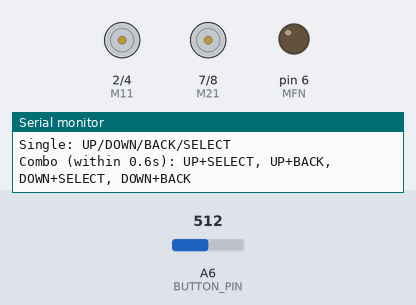
The sketch below on a simulated Arduino Nano, built with avr-gcc and run on an emulated ATmega328P. On the bench: motor-driver pin pairs drawn as motors (green arrow = first pin HIGH = forward, orange = second pin HIGH = backward, longer = more drive), output pins drawn as LEDs (lit = HIGH), the last lines printed to the serial monitor. Inputs (shaded band) come from the test bench; at power-on: A6 (BUTTON_PIN) = 512.

Above: at 1.3 s.
1.4 s: A6 (BUTTON_PIN) set to 705
2.9 s: A6 (BUTTON_PIN) set to 726
At 4.0 s:
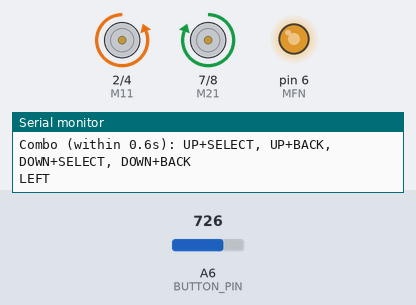
4.4 s: A6 (BUTTON_PIN) set to 716
At 5.3 s:
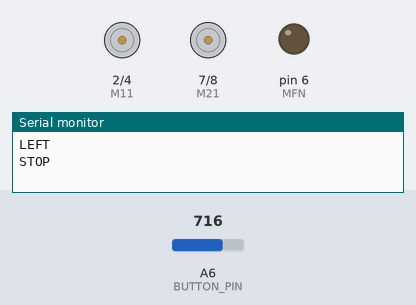
5.9 s: A6 (BUTTON_PIN) set to 763
7.4 s: A6 (BUTTON_PIN) set to 788
At 8.4 s:
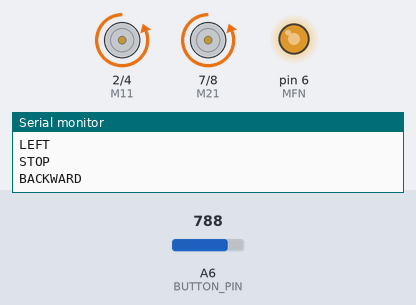
8.9 s: A6 (BUTTON_PIN) set to 815
At 9.7 s:
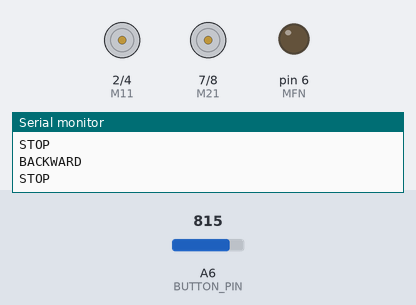
Timing chart, 0 to 11.4 s (numbered marks = the images above; inputs shaded):
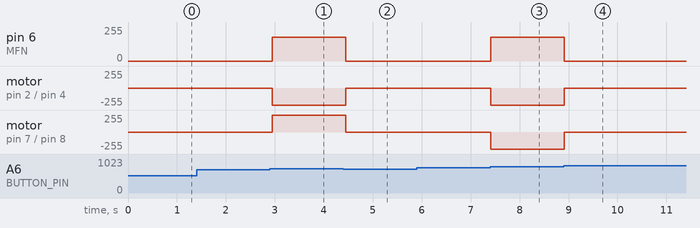

Measured:
- the behaviour switches between 719 and 720 on A6 (BUTTON_PIN) (found by bisection; images 0 and 1)
- the behaviour switches between 774 and 775 on A6 (BUTTON_PIN) (found by bisection; images 2 and 3)
- the behaviour switches between 805 and 806 on A6 (BUTTON_PIN) (found by bisection; images 3 and 4)
- after the input at 1.4 s, every drawn part: stays the same
- after the input at 2.9 s, pin 6 (MFN): 0/255 → 180/255 after 0.05 s; motor on pin 2 (M11) / pin 4 (M12): stopped → backward 255/255 after 0.05 s; motor on pin 7 (M21) / pin 8 (M22): stopped → forward 255/255 after 0.05 s
- after the input at 4.4 s, pin 6 (MFN): 180/255 → 0/255 after 0.05 s; motor on pin 2 (M11) / pin 4 (M12): backward 255/255 → stopped after 0.05 s; motor on pin 7 (M21) / pin 8 (M22): forward 255/255 → stopped after 0.05 s
- after the input at 5.9 s, every drawn part: stays the same
- after the input at 7.4 s, pin 6 (MFN): 0/255 → 180/255 at once; motor on pin 2 (M11) / pin 4 (M12), motor on pin 7 (M21) / pin 8 (M22): stopped → backward 255/255 at once
- after the input at 8.9 s, pin 6 (MFN): 180/255 → 0/255 at once; motor on pin 2 (M11) / pin 4 (M12), motor on pin 7 (M21) / pin 8 (M22): backward 255/255 → stopped at once

The sketch:

Project_33.ino
```cpp
/*
==========================================
Project-33 : Multi-Button Robot Controller
Autobotix Robotics Board

M11 -> D2
M12 -> D4
MFN -> D6 (PWM)
M21 -> D7
M22 -> D8
Button -> A6

Single Buttons: UP/DOWN/BACK/SELECT -> Forward/Backward/Left/Right
Combo (within 0.6s): UP+SELECT, UP+BACK, DOWN+SELECT, DOWN+BACK -> Diagonal moves
==========================================
*/

#define M11 2
#define M12 4
#define MFN 6
#define M21 7
#define M22 8

#define BUTTON_PIN A6

int speedValue = 180;
int slowSpeed = 90;

int lastButton = 0;
int firstPress = 0;
unsigned long firstPressTime = 0;
const unsigned long COMBO_WINDOW = 600;   // ms

String currentAction = "STOP";

//---------------------------------
int getButton()
{
  int value = analogRead(BUTTON_PIN);

  if (value >= 720 && value <= 745) return 3;   // BACK
  if (value >= 775 && value <= 805) return 2;   // DOWN
  if (value >= 840 && value <= 870) return 1;   // UP
  if (value >= 915 && value <= 945) return 4;   // SELECT

  return 0;
}

//---------------------------------
void stopCar()
{
  digitalWrite(M11, LOW);
  digitalWrite(M12, LOW);
  digitalWrite(M21, LOW);
  digitalWrite(M22, LOW);
  analogWrite(MFN, 0);
  currentAction = "STOP";
}

//---------------------------------
void singleMove(int btn)
{
  switch (btn)
  {
    case 1:   // UP - Forward
      digitalWrite(M11, HIGH); digitalWrite(M12, LOW);
      digitalWrite(M21, HIGH); digitalWrite(M22, LOW);
      analogWrite(MFN, speedValue);
      currentAction = "FORWARD";
      break;

    case 2:   // DOWN - Backward
      digitalWrite(M11, LOW); digitalWrite(M12, HIGH);
      digitalWrite(M21, LOW); digitalWrite(M22, HIGH);
      analogWrite(MFN, speedValue);
      currentAction = "BACKWARD";
      break;

    case 3:   // BACK - Left
      digitalWrite(M11, LOW); digitalWrite(M12, HIGH);
      digitalWrite(M21, HIGH); digitalWrite(M22, LOW);
      analogWrite(MFN, speedValue);
      currentAction = "LEFT";
      break;

    case 4:   // SELECT - Right
      digitalWrite(M11, HIGH); digitalWrite(M12, LOW);
      digitalWrite(M21, LOW); digitalWrite(M22, HIGH);
      analogWrite(MFN, speedValue);
      currentAction = "RIGHT";
      break;
  }

  Serial.println(currentAction);
}

//---------------------------------
void comboMove(int first, int second)
{
  bool forwardCombo = (first == 1);
  bool backwardCombo = (first == 2);
  bool rightSide = (second == 4);
  bool leftSide = (second == 3);

  if (forwardCombo && rightSide)
  {
    digitalWrite(M11, HIGH); digitalWrite(M12, LOW);
    digitalWrite(M21, HIGH); digitalWrite(M22, LOW);
    analogWrite(MFN, speedValue);
    currentAction = "COMBO: FORWARD-RIGHT";
  }
  else if (forwardCombo && leftSide)
  {
    digitalWrite(M11, HIGH); digitalWrite(M12, LOW);
    digitalWrite(M21, HIGH); digitalWrite(M22, LOW);
    analogWrite(MFN, slowSpeed);
    currentAction = "COMBO: FORWARD-LEFT";
  }
  else if (backwardCombo && rightSide)
  {
    digitalWrite(M11, LOW); digitalWrite(M12, HIGH);
    digitalWrite(M21, LOW); digitalWrite(M22, HIGH);
    analogWrite(MFN, speedValue);
    currentAction = "COMBO: BACKWARD-RIGHT";
  }
  else if (backwardCombo && leftSide)
  {
    digitalWrite(M11, LOW); digitalWrite(M12, HIGH);
    digitalWrite(M21, LOW); digitalWrite(M22, HIGH);
    analogWrite(MFN, slowSpeed);
    currentAction = "COMBO: BACKWARD-LEFT";
  }

  Serial.println(currentAction);
}

//---------------------------------
void setup()
{
  Serial.begin(9600);

  pinMode(M11, OUTPUT);
  pinMode(M12, OUTPUT);
  pinMode(M21, OUTPUT);
  pinMode(M22, OUTPUT);
  pinMode(MFN, OUTPUT);

  stopCar();

  Serial.println("==================================");
  Serial.println(" MULTI-BUTTON ROBOT CONTROLLER ");
  Serial.println("==================================");
  Serial.println("Single: UP/DOWN/BACK/SELECT");
  Serial.println("Combo (within 0.6s): UP+SELECT, UP+BACK, DOWN+SELECT, DOWN+BACK");
}

//---------------------------------
void loop()
{
  int btn = getButton();

  if (btn != 0 && btn != lastButton)
  {
    if (firstPress != 0 && (millis() - firstPressTime) < COMBO_WINDOW && btn != firstPress)
    {
      comboMove(firstPress, btn);
      firstPress = 0;
    }
    else
    {
      singleMove(btn);
      firstPress = btn;
      firstPressTime = millis();
    }
  }

  if (btn == 0 && lastButton != 0)
  {
    stopCar();
    Serial.println("STOP");
  }

  if (firstPress != 0 && (millis() - firstPressTime) > COMBO_WINDOW)
  {
    firstPress = 0;
  }

  lastButton = btn;

  delay(50);
}
```
